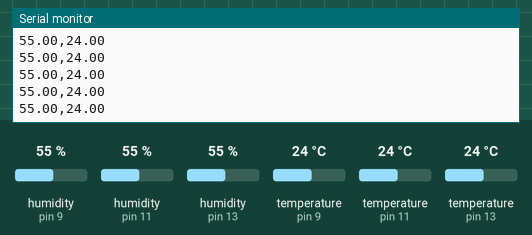
Simulated run of this sketch. Board: Arduino Uno, built with avr-gcc and run on an emulated ATmega328P. On the bench: the last lines printed to the serial monitor. The test bench sets the inputs (shaded band); at power-on: humidity (sensors on pin 9, pin 11, pin 13) 55 %, temperature (sensors on pin 9, pin 11, pin 13) 24 °C.

Above: at 4.8 s.
4.9 s: humidity (sensor on pin 9) set to 22 %
At 6.9 s:
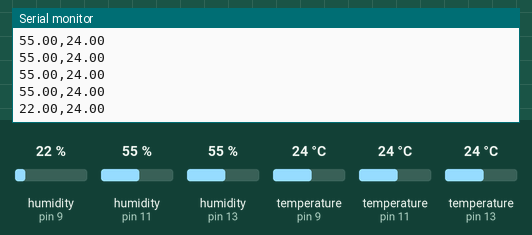
8.0 s: humidity (sensor on pin 11) set to 40 %
At 8.7 s:
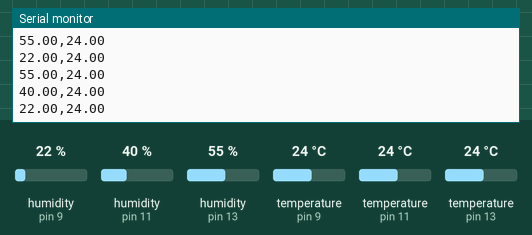
11.1 s: humidity (sensor on pin 13) set to 68 %
At 13.5 s:
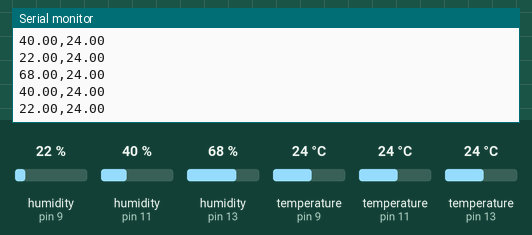
14.2 s: temperature (sensor on pin 9) set to 12 °C
At 15.2 s:
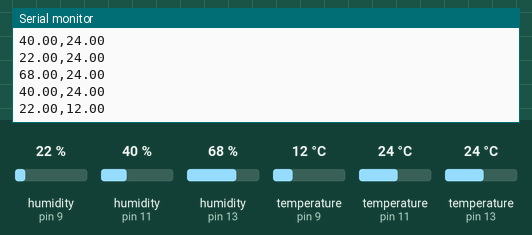
17.3 s: temperature (sensor on pin 11) set to 12 °C
At 20.0 s:
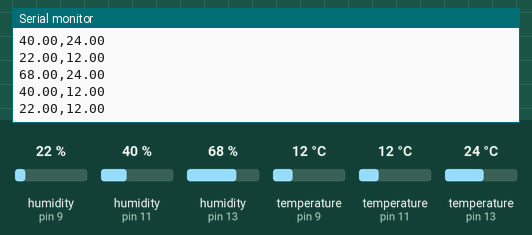
20.4 s: temperature (sensor on pin 13) set to 12 °C
At 21.8 s:
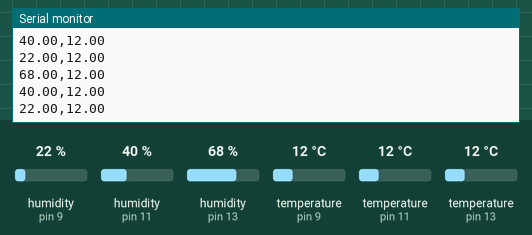
Timing chart, 0 to 23.4 s (numbered marks = the images above; inputs shaded):
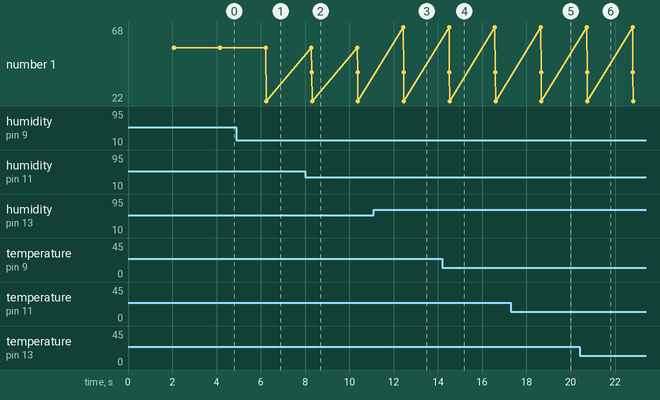

The sketch:

Project_02_Arduino_Code.ino
```cpp
#include <DHT.h>

#define DHT_TYPE DHT11
#define DHT_PIN_1 13
#define DHT_PIN_2 11
#define DHT_PIN_3 9

DHT dht1(DHT_PIN_1, DHT_TYPE);
DHT dht2(DHT_PIN_2, DHT_TYPE);
DHT dht3(DHT_PIN_3, DHT_TYPE);

void setup() {
  Serial.begin(9600);

  dht1.begin();
  dht2.begin();
  dht3.begin();
}

void loop() {
  delay(2000);

  float humidity1 = dht1.readHumidity();
  float temperatureC1 = dht1.readTemperature();

  float humidity2 = dht2.readHumidity();
  float temperatureC2 = dht2.readTemperature();

  float humidity3 = dht3.readHumidity();
  float temperatureC3 = dht3.readTemperature();

  if (isnan(humidity1) || isnan(temperatureC1) ||
      isnan(humidity2) || isnan(temperatureC2) ||
      isnan(humidity3) || isnan(temperatureC3)) {
    Serial.println("Failed to read from one of the DHT sensors!");
    return;
  }

  Serial.print(humidity1);
  Serial.print(",");
  Serial.println(temperatureC1);

  Serial.print(humidity2);
  Serial.print(",");
  Serial.println(temperatureC2);

  Serial.print(humidity3);
  Serial.print(",");
  Serial.println(temperatureC3);
}
```

Measured:
- after the input at 4.9 s, the serial monitor: prints a new line after 1.3 s (image 1)
- after the input at 8.0 s, the serial monitor: prints a new line after 0.30 s (image 2)
- after the input at 11.1 s, the serial monitor: prints a new line after 1.3 s (image 3)
- after the input at 14.2 s, the serial monitor: prints a new line after 0.33 s (image 4)
- after the input at 17.3 s, the serial monitor: prints a new line after 1.4 s (image 5)
- after the input at 20.4 s, the serial monitor: prints a new line after 0.32 s (image 6)
- plotted number 1: 55 → 22 after the input at 4.9 s
